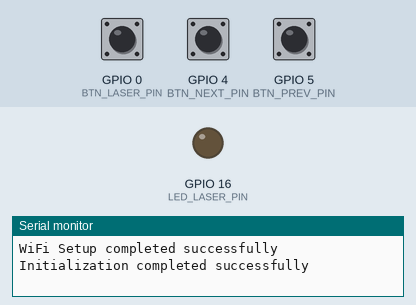
The sketch below on a simulated ESP8266 (Wemos D1 mini). Parts: output pins drawn as LEDs (lit = HIGH), the last lines printed to the serial monitor. The inputs (shaded band) are chosen by the test bench; at power-on: GPIO 0 (BTN_LASER_PIN) HIGH, GPIO 4 (BTN_NEXT_PIN) HIGH, GPIO 5 (BTN_PREV_PIN) HIGH.

Above: at 1.2 s.
1.3 s: GPIO 0 (BTN_LASER_PIN) pulled LOW for 0.15 s
At 1.37 s:
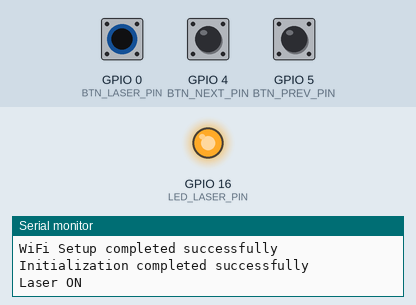
6.1 s: GPIO 0 (BTN_LASER_PIN) pulled LOW for 3.2 s
At 10.5 s:
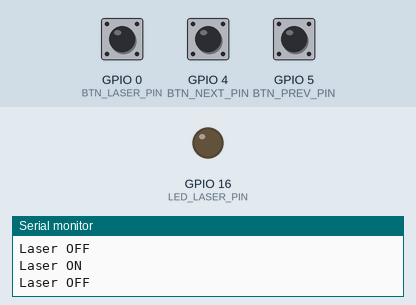
Timing chart, 0 to 11.8 s (numbered marks = the images above; inputs shaded):
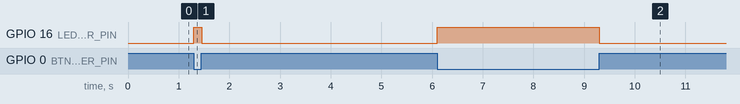

The sketch:

SlideRemoteTX.ino
```cpp
// SlideRemote v1.0.1
// TX - Передатчик

// Подключение библиотек
#include <EncButton.h>
#include <ESP8266WiFi.h>
#include <espnow.h>

// Настройка пинов подключения
#define BTN_PREV_PIN 5   // это D1 на Wemos
#define BTN_NEXT_PIN 4   // это D2 на Wemos
#define BTN_LASER_PIN 0  // это D3 на Wemos
#define LED_LASER_PIN 16 // это D0 на Wemos

Button buttonPrev(BTN_PREV_PIN);
Button buttonNext(BTN_NEXT_PIN);
Button buttonLaser(BTN_LASER_PIN);

// MAC адрес приёмника
uint8_t broadcastAddress[] = {0x48, 0x55, 0x19, 0xDE, 0xB3, 0x6B};

// Структура для отправки данных
struct StructMessage {
  bool buttonNext;
  bool buttonPrev;
};

StructMessage myData;

void setupWiFi() {
  WiFi.mode(WIFI_STA);
  if (esp_now_init() != 0) {
    Serial.println("Error initializing ESP-NOW");
    return;
  }
  esp_now_set_self_role(ESP_NOW_ROLE_CONTROLLER);
  esp_now_add_peer(broadcastAddress, ESP_NOW_ROLE_SLAVE, 1, NULL, 0);
  Serial.println("WiFi Setup completed successfully");
}

void setup() {
  Serial.begin(9600);
  pinMode(LED_LASER_PIN, OUTPUT);
  setupWiFi();
  Serial.println("Initialization completed successfully");
}

void updateButtonsState(bool next, bool prev) {
  myData.buttonNext = next;
  myData.buttonPrev = prev;

  if (esp_now_send(broadcastAddress, (uint8_t *)&myData, sizeof(myData)) != 0) {
    Serial.println("Error sending the data");
  }
}

void handleLaserButton() {
  if (buttonLaser.press()) {
    digitalWrite(LED_LASER_PIN, HIGH);
    Serial.println("Laser ON");
  } else if (buttonLaser.release()) {
    digitalWrite(LED_LASER_PIN, LOW);
    Serial.println("Laser OFF");
  }
}

void handleSlideButtons() {
  const bool nextClicked = buttonNext.click();
  const bool prevClicked = buttonPrev.click();

  if (nextClicked || prevClicked) {
    updateButtonsState(nextClicked, prevClicked);
    Serial.println(nextClicked ? "Button Next was clicked" : "Button Prev was clicked");
  }
}

void loop() {
  buttonPrev.tick();
  buttonNext.tick();
  buttonLaser.tick();
  handleSlideButtons();
  handleLaserButton();
}
```

Measured:
- after the input at 1.3 s, GPIO 16 (LED_LASER_PIN): LOW → HIGH at once, → LOW 0.15 s later
- after the input at 6.1 s, GPIO 16 (LED_LASER_PIN): LOW → HIGH at once, → LOW 3.2 s later
